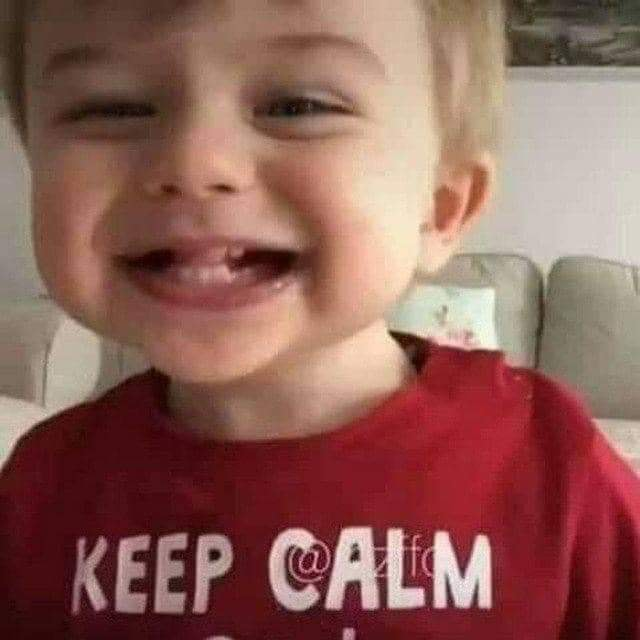
#> input picture myimage.jpg, 640 x 640 px
$ jupyter execute 'Image to Pencil Sketch with Python.ipynb'
#> lines starting #> are read from the running program, lines starting #| are printed output that depends on the picture
[cell 1]
import cv2

### Read RGB Image

[cell 2]
image = cv2.imread("myimage.jpg")
#> image is the input picture: shape (640, 640, 3); mean B, G, R 88.2, 96.6, 143.4
cv2.imshow("Image", image)
cv2.waitKey(0)

### Convert to grayscale image

[cell 3]
gray_image = cv2.cvtColor(image, cv2.COLOR_BGR2GRAY)
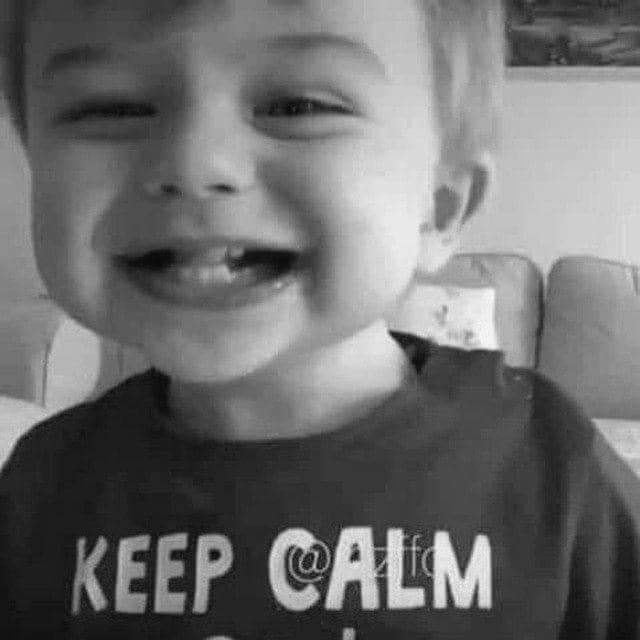
#> gray_image: shape (640, 640); min 4, max 251, mean 109.6
cv2.imshow("Image", gray_image)
cv2.waitKey(0)

### Invert the new grayscale image

[cell 4]
inverted_image = 255 - gray_image
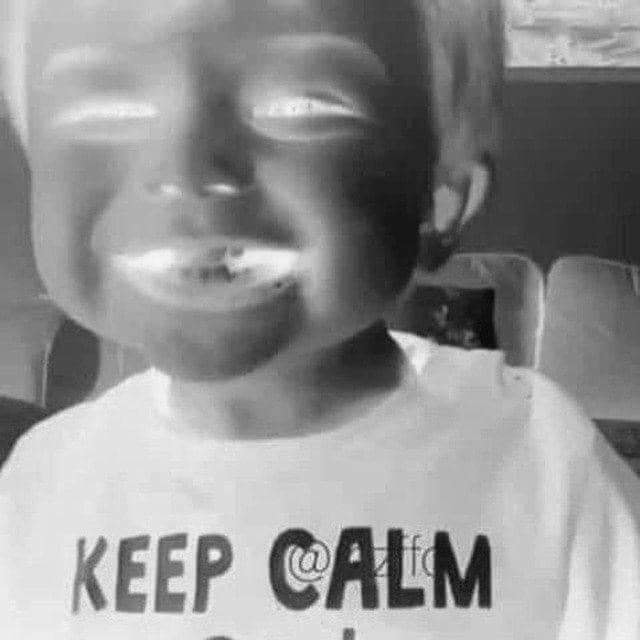
#> inverted_image: shape (640, 640); min 4, max 251, mean 145.4
cv2.imshow("Inverted", inverted_image)
cv2.waitKey()

### Create the pencile sketch

[cell 5]
blurred = cv2.GaussianBlur(inverted_image, (21, 21), 0)
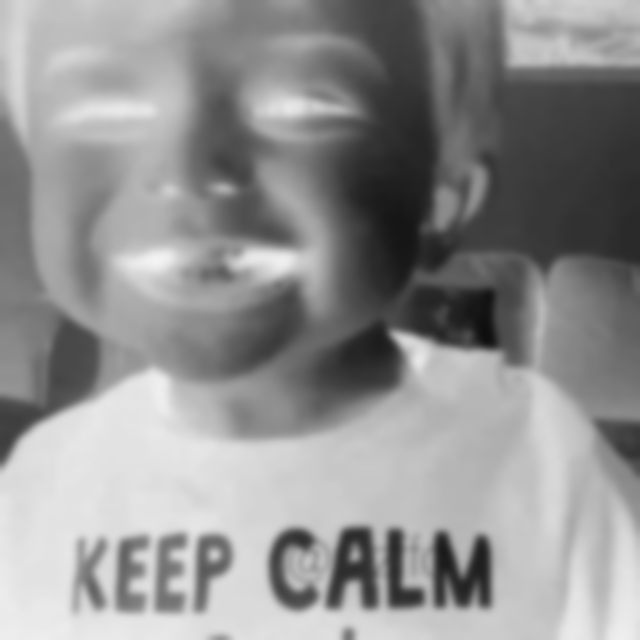
#> blurred: shape (640, 640); min 14, max 243, mean 145.4
inverted_blurred = 255 - blurred
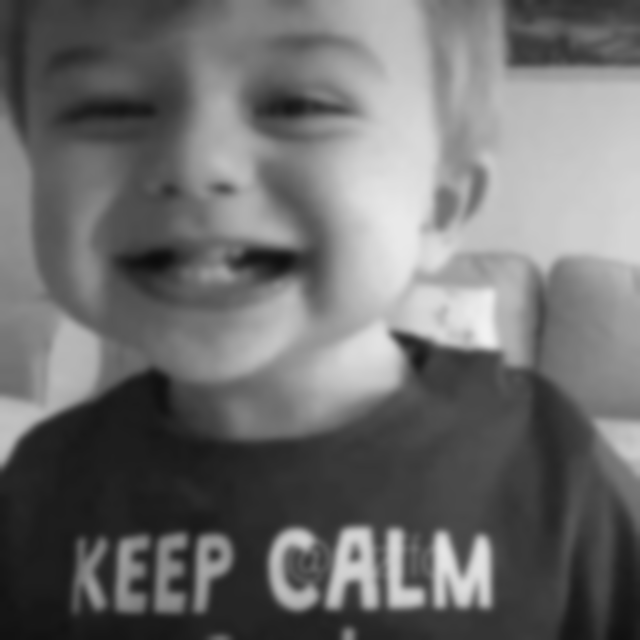
#> inverted_blurred: shape (640, 640); min 12, max 241, mean 109.6
pencil_sketch = cv2.divide(gray_image, inverted_blurred, scale=256.0)
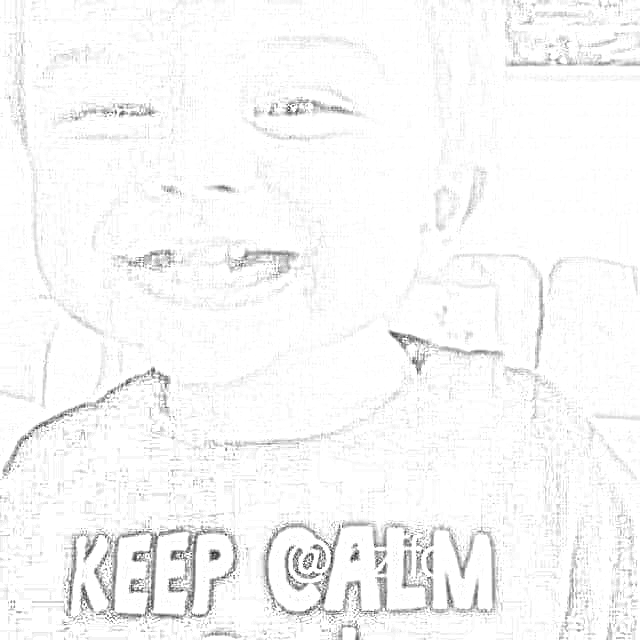
#> pencil_sketch: shape (640, 640); min 15, max 255, mean 247.7
cv2.imshow("Sketch", pencil_sketch)
cv2.waitKey(0)
